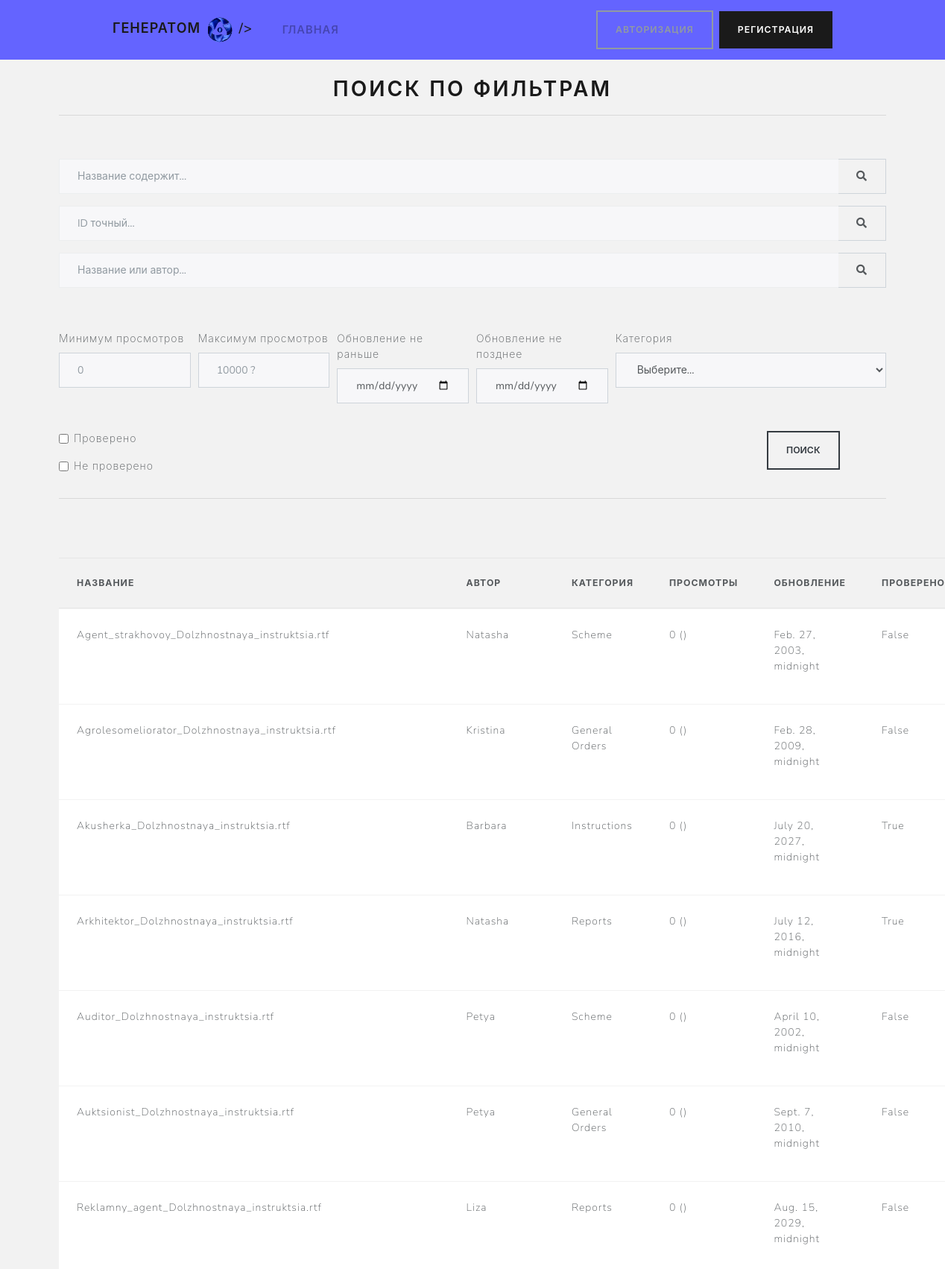
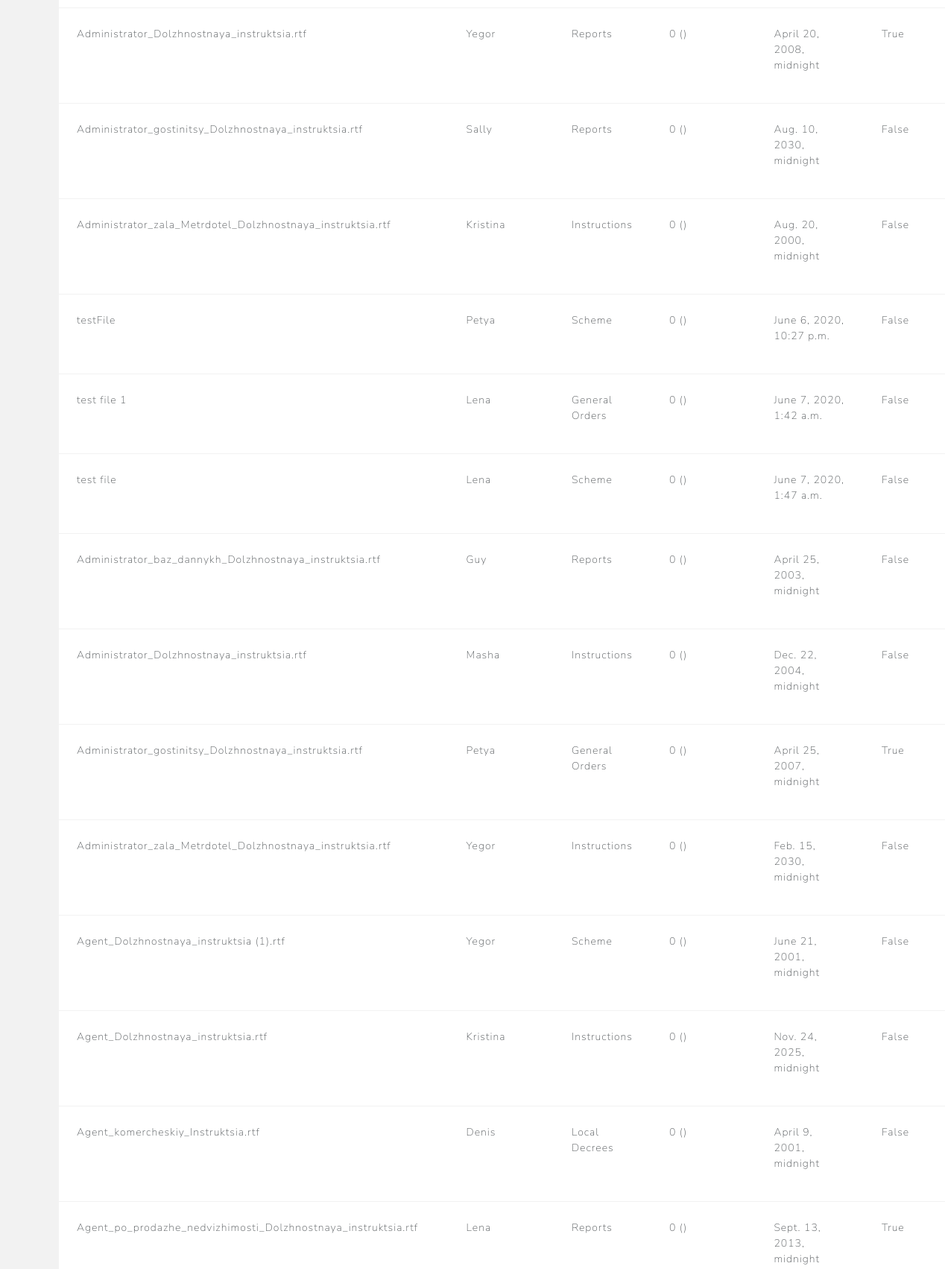
The app's page /search/ (upper part) with its own data (2 pictures, top to bottom).
### core/models.py (models this page shows, shortened)
class Page(models.Model):
    name = models.CharField(max_length=20)
    author = models.ForeignKey(Author, on_delete=models.CASCADE)
    category = models.ForeignKey(Category, on_delete=models.CASCADE)
    html_file = models.FileField(upload_to='pages/html/')
    cover = models.ImageField(upload_to='pages/cover/', null=True, blank=True)
    publish_date = models.DateTimeField(null=True)
    views = models.IntegerField(default=0)
    reviewed = models.BooleanField(default=False)
    slug = models.SlugField(unique=True, max_length=100)
    hit_count_generic = GenericRelation(HitCount, object_id_field='object_pk',
     related_query_name='hit_count_generic_relation')

class Author(models.Model):
    name = models.CharField(max_length=30)

class Category(models.Model):
    name = models.CharField(max_length=30)
    def __str__(self):
        return self.name

### core/views.py (the view)
# urls.py: path('search/', views.searchFilterView, name="search"),
def searchFilterView(request):
    qs = Page.objects.all()
    categories = Category.objects.all()
    title_contains_query = request.GET.get('title_contains')
    id_exact_query = request.GET.get('id_exact')
    title_or_author_query = request.GET.get('title_or_author')
    view_count_min = request.GET.get('view_count_min')
    view_count_max = request.GET.get('view_count_max')
    date_min = request.GET.get('date_min')
    date_max = request.GET.get('date_max')
    category = request.GET.get('category')
    reviewed = request.GET.get('reviewed')
    not_reviewed = request.GET.get('notReviewed')
    if is_valid_queryparam(title_contains_query):
        qs = qs.filter(name__icontains=title_contains_query)
    elif is_valid_queryparam(id_exact_query):
        qs = qs.filter(id=id_exact_query)
    elif is_valid_queryparam(title_or_author_query):
        qs = qs.filter(Q(name__icontains=title_or_author_query)
        | Q(author__name__icontains=title_or_author_query)).distinct()
    if is_valid_queryparam(view_count_min):
        qs = qs.filter(views__gte=view_count_min)
    if is_valid_queryparam(view_count_max):
        qs = qs.filter(views__lt=view_count_max)
    if is_valid_queryparam(date_min):
        qs = qs.filter(publish_date__gte=date_min)
    if is_valid_queryparam(date_max):
        qs = qs.filter(publish_date__lt=date_max)
    if is_valid_queryparam(category) and category != 'Choose...':
        qs = qs.filter(category__name=category)
    if reviewed == 'on' and not_reviewed != 'on':
        qs = qs.filter(reviewed=True)
    elif reviewed != 'on' and not_reviewed == 'on':
        qs = qs.filter(reviewed=False)
    context = {
        'queryset': qs,
        'categories': categories
    }
    return render(request, 'page_manager/search.html', context)

### core/views.py (called while the page is built)
def is_valid_queryparam(param):
    return param != '' and param is not None

### core/templates/page_manager/search.html (shortened to what this page needs)
{% extends 'home.html' %}
{% load crispy_forms_tags %}
{% load hitcount_tags %}
{% block content %}
<h2 class="text-center">Поиск по фильтрам</h2>
  <hr>
  <br><br>
<form method="GET" action=".">
  <div class="form-row">
    <div class="form-group col-12">
      <div class="input-group">
        <input class="form-control py-2 border-right-0 border" type="search" name="title_contains" placeholder="Название содержит..." />
        <span class="input-group-append">
          <div class="input-group-text bg-transparent">
            <i class="fa fa-search"></i>
          </div>
        </span>
      </div>
    </div>
  </div>
  <div class="form-row">
    <div class="form-group col-12">
      <div class="input-group">
        <input class="form-control py-2 border-right-0 border" type="search" name="id_exact" placeholder="ID точный..."  />
        <span class="input-group-append">
          <div class="input-group-text bg-transparent">
            <i class="fa fa-search"></i>
          </div>
        </span>
      </div>
    </div>
  </div>
  <div class="form-row">
    <div class="form-group col-12">
      <div class="input-group">
        <input class="form-control py-2 border-right-0 border" type="search" name="title_or_author" placeholder="Название или автор..." />
        <span class="input-group-append">
          <div class="input-group-text bg-transparent">
            <i class="fa fa-search"></i>
          </div>
        </span>
      </div>
    </div>
  </div>
  <br><br>
  <div class="form-row">
    <div class="form-group col-md-2 col-lg-2">
      <label for="inputEmail4">Минимум просмотров</label>
      <input type="number" min=0 class="form-control" id="viewCountMin" placeholder="0" name="view_count_min">
    </div>
    <div class="form-group col-md-2 col-lg-2">
      <label for="inputPassword4">Максимум просмотров</label>
      <input type="number" min=0 class="form-control" id="viewCountMax" placeholder="10000 ?" name="view_count_max">
    </div>
    <div class="form-group col-md-2 col-lg-2 ">
      <label for="inputEmail4">Обновление не раньше</label>
      <input type="date" class="form-control" id="publishDateMin" name="date_min">
    </div>
    <div class="form-group col-md-2 col-lg-2">
      <label for="inputPassword4">Обновление не позднее</label>
      <input type="date" class="form-control" id="publishDateMax" name="date_max">
    </div>
  <div class="form-group col-md-4">
      <label for="category">Категория</label>
      <select type="category" class="form-control" name="category">
      <option selected>Выберите...</option>
      </select>
  </div>
  </div>
    <br>
  <div class="row">
  <div class="col">
  <div class="form-group">
    <div class="form-check">
      <input class="form-check-input" type="checkbox" id="reviewed" name="reviewed">
      <label class="form-check-label" for="reviewed">
        Проверено
      </label>
    </div>
  </div>
    <div class="form-group">
      <div class="form-check">
        <input class="form-check-input" type="checkbox" id="notReviewed" name="notReviewed">
        <label class="form-check-label" for="notReviewed">
          Не проверено
        </label>
      </div>
    </div>
  </div>
  <div class="col- col-2">
    <button type="submit" class="btn btn-outline-dark">Поиск</button>
  </div>
</div>
</form>
<hr>
<br><br><br>
  <table class="table mb-0">
    <thead>
      <tr>
        <th>Название</th>
        <th>Автор</th>
        <th>Категория</th>
        <th>Просмотры</th>
        <th>Обновление</th>
        <th>Проверено</th>
      </tr>
    </thead>
    <tbody>
      {% for p in queryset %}
        <tr class="slug" onclick="location.href='{% url 'detail' p.slug %}'" value="{% url 'detail' p.slug %}">
          <td><p>{{ p.name }}</p></td>
          <td><p>{{ p.author.name }}</p></td>
          <td><p>{{ p.category }}</p></td>
          <td><p><span class="views"></span> ({% get_hit_count for p %})</p></td>
          <td><p>{{ p.publish_date }}</p></td>
          <td><p>{{ p.reviewed }}</p></td>
      </tr>
      {% endfor %}
    </tbody>
  </table>
{% endblock %}

### generatorSinglePage/static/style.css (style rules this page uses)
body { background: rgb(0, 0, 0, 0.05); }

### core/templates/static/core.css (style rules this page uses)
tbody tr { background-color:white; transition: all 1s; }
.btn { transition: all 1s; }

### records on screen
Page: name "Agent_strakhovoy_Dolzhnostnaya_instruktsia.rtf", author.name "Natasha", category "Scheme", publish_date "Feb. 27, 2003, midnight", reviewed "False"
Page: name "Agrolesomeliorator_Dolzhnostnaya_instruktsia.rtf", author.name "Kristina", category "General Orders", publish_date "Feb. 28, 2009, midnight", reviewed "False"
Page: name "Akusherka_Dolzhnostnaya_instruktsia.rtf", author.name "Barbara", category "Instructions", publish_date "July 20, 2027, midnight", reviewed "True"
Page: name "Arkhitektor_Dolzhnostnaya_instruktsia.rtf", author.name "Natasha", category "Reports", publish_date "July 12, 2016, midnight", reviewed "True"
Page: name "Auditor_Dolzhnostnaya_instruktsia.rtf", author.name "Petya", category "Scheme", publish_date "April 10, 2002, midnight", reviewed "False"
Page: name "Auktsionist_Dolzhnostnaya_instruktsia.rtf", author.name "Petya", category "General Orders", publish_date "Sept. 7, 2010, midnight", reviewed "False"
Page: name "Reklamny_agent_Dolzhnostnaya_instruktsia.rtf", author.name "Liza", category "Reports", publish_date "Aug. 15, 2029, midnight", reviewed "False"
Page: name "Administrator_Dolzhnostnaya_instruktsia.rtf", author.name "Yegor", category "Reports", publish_date "April 20, 2008, midnight", reviewed "True"
Page: name "Administrator_gostinitsy_Dolzhnostnaya_instruktsia.rtf", author.name "Sally", category "Reports", publish_date "Aug. 10, 2030, midnight", reviewed "False"
Page: name "Administrator_zala_Metrdotel_Dolzhnostnaya_instruktsia.rtf", author.name "Kristina", category "Instructions", publish_date "Aug. 20, 2000, midnight", reviewed "False"
Page: name "testFile", author.name "Petya", category "Scheme", publish_date "June 6, 2020, 10:27 p.m.", reviewed "False"
Page: name "test file 1", author.name "Lena", category "General Orders", publish_date "June 7, 2020, 1:42 a.m.", reviewed "False"
Page: name "test file", author.name "Lena", category "Scheme", publish_date "June 7, 2020, 1:47 a.m.", reviewed "False"
Page: name "Administrator_baz_dannykh_Dolzhnostnaya_instruktsia.rtf", author.name "Guy", category "Reports", publish_date "April 25, 2003, midnight", reviewed "False"
Page: name "Administrator_Dolzhnostnaya_instruktsia.rtf", author.name "Masha", category "Instructions", publish_date "Dec. 22, 2004, midnight", reviewed "False"
Page: name "Administrator_gostinitsy_Dolzhnostnaya_instruktsia.rtf", author.name "Petya", category "General Orders", publish_date "April 25, 2007, midnight", reviewed "True"
Page: name "Administrator_zala_Metrdotel_Dolzhnostnaya_instruktsia.rtf", author.name "Yegor", category "Instructions", publish_date "Feb. 15, 2030, midnight", reviewed "False"
Page: name "Agent_Dolzhnostnaya_instruktsia (1).rtf", author.name "Yegor", category "Scheme", publish_date "June 21, 2001, midnight", reviewed "False"
Page: name "Agent_Dolzhnostnaya_instruktsia.rtf", author.name "Kristina", category "Instructions", publish_date "Nov. 24, 2025, midnight", reviewed "False"
Page: name "Agent_komercheskiy_Instruktsia.rtf", author.name "Denis", category "Local Decrees", publish_date "April 9, 2001, midnight", reviewed "False"
Page: name "Agent_po_prodazhe_nedvizhimosti_Dolzhnostnaya_instruktsia.rtf", author.name "Lena", category "Reports", publish_date "Sept. 13, 2013, midnight", reviewed "True"
